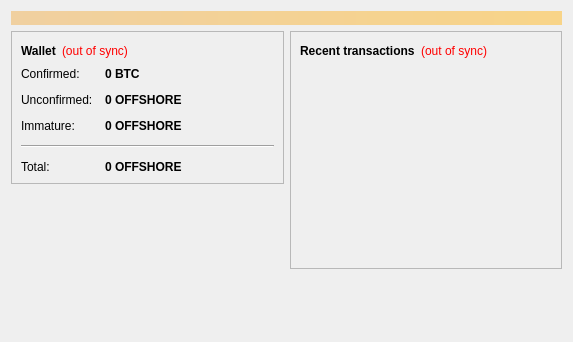
<?xml version="1.0" encoding="UTF-8"?>
<ui version="4.0">
 <class>OverviewPage</class>
 <widget class="QWidget" name="OverviewPage">
  <property name="geometry">
   <rect>
    <x>0</x>
    <y>0</y>
    <width>573</width>
    <height>342</height>
   </rect>
  </property>
  <property name="windowTitle">
   <string>Form</string>
  </property>
  <layout class="QVBoxLayout" name="topLayout">
   <item>
    <widget class="QLabel" name="labelAlerts">
     <property name="visible">
      <bool>false</bool>
     </property>
     <property name="styleSheet">
      <string notr="true">background-color: qlineargradient(x1: 0, y1: 0, x2: 1, y2: 0, stop:0 #F0D0A0, stop:1 #F8D488); color:#000000;</string>
     </property>
     <property name="wordWrap">
      <bool>true</bool>
     </property>
     <property name="margin">
      <number>3</number>
     </property>
    </widget>
   </item>
   <item>
    <layout class="QHBoxLayout" name="horizontalLayout" stretch="1,1">
     <item>
      <layout class="QVBoxLayout" name="verticalLayout_2">
       <item>
        <widget class="QFrame" name="frame">
         <property name="frameShape">
          <enum>QFrame::StyledPanel</enum>
         </property>
         <property name="frameShadow">
          <enum>QFrame::Raised</enum>
         </property>
         <layout class="QVBoxLayout" name="verticalLayout_4">
          <item>
           <layout class="QHBoxLayout" name="horizontalLayout_4">
            <item>
             <widget class="QLabel" name="label_5">
              <property name="font">
               <font>
                <weight>75</weight>
                <bold>true</bold>
               </font>
              </property>
              <property name="text">
               <string>Wallet</string>
              </property>
             </widget>
            </item>
            <item>
             <widget class="QLabel" name="labelWalletStatus">
              <property name="toolTip">
               <string>The displayed information may be out of date. Your wallet automatically synchronizes with the OffshoreCoin network after a connection is established, but this process has not completed yet.</string>
              </property>
              <property name="styleSheet">
               <string notr="true">QLabel { color: red; }</string>
              </property>
              <property name="text">
               <string notr="true">(out of sync)</string>
              </property>
              <property name="alignment">
               <set>Qt::AlignLeading|Qt::AlignLeft|Qt::AlignVCenter</set>
              </property>
             </widget>
            </item>
            <item>
             <spacer name="horizontalSpacer_2">
              <property name="orientation">
               <enum>Qt::Horizontal</enum>
              </property>
              <property name="sizeHint" stdset="0">
               <size>
                <width>40</width>
                <height>20</height>
               </size>
              </property>
             </spacer>
            </item>
           </layout>
          </item>
          <item>
           <layout class="QFormLayout" name="formLayout_2">
            <property name="fieldGrowthPolicy">
             <enum>QFormLayout::AllNonFixedFieldsGrow</enum>
            </property>
            <property name="horizontalSpacing">
             <number>12</number>
            </property>
            <property name="verticalSpacing">
             <number>12</number>
            </property>
            <item row="0" column="0">
             <widget class="QLabel" name="label">
              <property name="text">
               <string>Confirmed:</string>
              </property>
             </widget>
            </item>
            <item row="0" column="1">
             <widget class="QLabel" name="labelBalance">
              <property name="font">
               <font>
                <weight>75</weight>
                <bold>true</bold>
               </font>
              </property>
              <property name="cursor">
               <cursorShape>IBeamCursor</cursorShape>
              </property>
              <property name="toolTip">
               <string>Your current spendable balance</string>
              </property>
              <property name="text">
               <string notr="true">0 BTC</string>
              </property>
              <property name="textInteractionFlags">
               <set>Qt::LinksAccessibleByMouse|Qt::TextSelectableByKeyboard|Qt::TextSelectableByMouse</set>
              </property>
             </widget>
            </item>
            <item row="1" column="0">
             <widget class="QLabel" name="label_3">
              <property name="text">
               <string>Unconfirmed:</string>
              </property>
             </widget>
            </item>
            <item row="1" column="1">
             <widget class="QLabel" name="labelUnconfirmed">
              <property name="font">
               <font>
                <weight>75</weight>
                <bold>true</bold>
               </font>
              </property>
              <property name="cursor">
               <cursorShape>IBeamCursor</cursorShape>
              </property>
              <property name="toolTip">
               <string>Total of transactions that have yet to be confirmed, and do not yet count toward the spendable balance</string>
              </property>
              <property name="text">
               <string notr="true">0 OFFSHORE</string>
              </property>
              <property name="textInteractionFlags">
               <set>Qt::LinksAccessibleByMouse|Qt::TextSelectableByKeyboard|Qt::TextSelectableByMouse</set>
              </property>
             </widget>
            </item>
            <item row="2" column="0">
             <widget class="QLabel" name="labelImmatureText">
              <property name="text">
               <string>Immature:</string>
              </property>
             </widget>
            </item>
            <item row="2" column="1">
             <widget class="QLabel" name="labelImmature">
              <property name="font">
               <font>
                <weight>75</weight>
                <bold>true</bold>
               </font>
              </property>
              <property name="toolTip">
               <string>Mined balance that has not yet matured</string>
              </property>
              <property name="text">
               <string notr="true">0 OFFSHORE</string>
              </property>
              <property name="textInteractionFlags">
               <set>Qt::LinksAccessibleByMouse|Qt::TextSelectableByKeyboard|Qt::TextSelectableByMouse</set>
              </property>
             </widget>
            </item>
            <item row="4" column="0">
             <widget class="QLabel" name="labelTotalText">
              <property name="text">
               <string>Total:</string>
              </property>
             </widget>
            </item>
            <item row="4" column="1">
             <widget class="QLabel" name="labelTotal">
              <property name="font">
               <font>
                <weight>75</weight>
                <bold>true</bold>
               </font>
              </property>
              <property name="cursor">
               <cursorShape>IBeamCursor</cursorShape>
              </property>
              <property name="toolTip">
               <string>Your current total balance</string>
              </property>
              <property name="text">
               <string notr="true">0 OFFSHORE</string>
              </property>
              <property name="textInteractionFlags">
               <set>Qt::LinksAccessibleByMouse|Qt::TextSelectableByKeyboard|Qt::TextSelectableByMouse</set>
              </property>
             </widget>
            </item>
            <item row="3" column="0" colspan="2">
             <widget class="Line" name="line">
              <property name="orientation">
               <enum>Qt::Horizontal</enum>
              </property>
             </widget>
            </item>
           </layout>
          </item>
         </layout>
        </widget>
       </item>
       <item>
        <spacer name="verticalSpacer">
         <property name="orientation">
          <enum>Qt::Vertical</enum>
         </property>
         <property name="sizeHint" stdset="0">
          <size>
           <width>20</width>
           <height>40</height>
          </size>
         </property>
        </spacer>
       </item>
      </layout>
     </item>
     <item>
      <layout class="QVBoxLayout" name="verticalLayout_3">
       <item>
        <widget class="QFrame" name="frame_2">
         <property name="frameShape">
          <enum>QFrame::StyledPanel</enum>
         </property>
         <property name="frameShadow">
          <enum>QFrame::Raised</enum>
         </property>
         <layout class="QVBoxLayout" name="verticalLayout">
          <item>
           <layout class="QHBoxLayout" name="horizontalLayout_2">
            <item>
             <widget class="QLabel" name="label_4">
              <property name="text">
               <string>&lt;b&gt;Recent transactions&lt;/b&gt;</string>
              </property>
             </widget>
            </item>
            <item>
             <widget class="QLabel" name="labelTransactionsStatus">
              <property name="toolTip">
               <string>The displayed information may be out of date. Your wallet automatically synchronizes with the OffshoreCoin network after a connection is established, but this process has not completed yet.</string>
              </property>
              <property name="styleSheet">
               <string notr="true">QLabel { color: red; }</string>
              </property>
              <property name="text">
               <string notr="true">(out of sync)</string>
              </property>
              <property name="alignment">
               <set>Qt::AlignRight|Qt::AlignTrailing|Qt::AlignVCenter</set>
              </property>
             </widget>
            </item>
            <item>
             <spacer name="horizontalSpacer">
              <property name="orientation">
               <enum>Qt::Horizontal</enum>
              </property>
              <property name="sizeHint" stdset="0">
               <size>
                <width>40</width>
                <height>20</height>
               </size>
              </property>
             </spacer>
            </item>
           </layout>
          </item>
          <item>
           <widget class="QListView" name="listTransactions">
            <property name="styleSheet">
             <string notr="true">QListView { background: transparent; }</string>
            </property>
            <property name="frameShape">
             <enum>QFrame::NoFrame</enum>
            </property>
            <property name="verticalScrollBarPolicy">
             <enum>Qt::ScrollBarAlwaysOff</enum>
            </property>
            <property name="horizontalScrollBarPolicy">
             <enum>Qt::ScrollBarAlwaysOff</enum>
            </property>
            <property name="selectionMode">
             <enum>QAbstractItemView::NoSelection</enum>
            </property>
           </widget>
          </item>
         </layout>
        </widget>
       </item>
       <item>
        <spacer name="verticalSpacer_2">
         <property name="orientation">
          <enum>Qt::Vertical</enum>
         </property>
         <property name="sizeHint" stdset="0">
          <size>
           <width>20</width>
           <height>40</height>
          </size>
         </property>
        </spacer>
       </item>
      </layout>
     </item>
    </layout>
   </item>
  </layout>
 </widget>
 <resources/>
 <connections/>
</ui>
